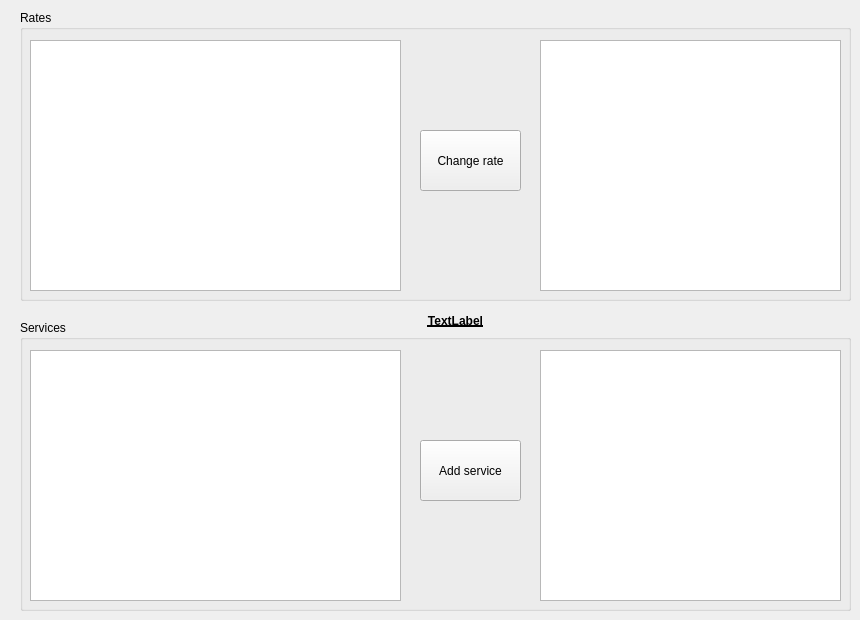
<?xml version="1.0" encoding="UTF-8"?>
<ui version="4.0">
 <class>RateServiceChangeView</class>
 <widget class="QWidget" name="RateServiceChangeView">
  <property name="geometry">
   <rect>
    <x>0</x>
    <y>0</y>
    <width>860</width>
    <height>620</height>
   </rect>
  </property>
  <property name="windowTitle">
   <string>Form</string>
  </property>
  <widget class="QGroupBox" name="groupBox">
   <property name="geometry">
    <rect>
     <x>20</x>
     <y>10</y>
     <width>831</width>
     <height>291</height>
    </rect>
   </property>
   <property name="title">
    <string>Rates</string>
   </property>
   <widget class="QListWidget" name="lwRates">
    <property name="geometry">
     <rect>
      <x>10</x>
      <y>30</y>
      <width>371</width>
      <height>251</height>
     </rect>
    </property>
   </widget>
   <widget class="QTextBrowser" name="tbRateInfo">
    <property name="geometry">
     <rect>
      <x>520</x>
      <y>30</y>
      <width>301</width>
      <height>251</height>
     </rect>
    </property>
   </widget>
   <widget class="QPushButton" name="btnChangeRate">
    <property name="geometry">
     <rect>
      <x>400</x>
      <y>120</y>
      <width>101</width>
      <height>61</height>
     </rect>
    </property>
    <property name="text">
     <string>Change rate</string>
    </property>
   </widget>
  </widget>
  <widget class="QGroupBox" name="groupBox_2">
   <property name="geometry">
    <rect>
     <x>20</x>
     <y>320</y>
     <width>831</width>
     <height>291</height>
    </rect>
   </property>
   <property name="title">
    <string>Services</string>
   </property>
   <widget class="QListWidget" name="lwServices">
    <property name="geometry">
     <rect>
      <x>10</x>
      <y>30</y>
      <width>371</width>
      <height>251</height>
     </rect>
    </property>
   </widget>
   <widget class="QTextBrowser" name="tbServiceInfo">
    <property name="geometry">
     <rect>
      <x>520</x>
      <y>30</y>
      <width>301</width>
      <height>251</height>
     </rect>
    </property>
   </widget>
   <widget class="QPushButton" name="btnChangeService">
    <property name="geometry">
     <rect>
      <x>400</x>
      <y>120</y>
      <width>101</width>
      <height>61</height>
     </rect>
    </property>
    <property name="text">
     <string>Add service</string>
    </property>
   </widget>
  </widget>
  <widget class="QLabel" name="lbResponse">
   <property name="geometry">
    <rect>
     <x>140</x>
     <y>300</y>
     <width>631</width>
     <height>41</height>
    </rect>
   </property>
   <property name="font">
    <font>
     <weight>75</weight>
     <bold>true</bold>
     <underline>true</underline>
    </font>
   </property>
   <property name="text">
    <string>TextLabel</string>
   </property>
   <property name="alignment">
    <set>Qt::AlignCenter</set>
   </property>
  </widget>
 </widget>
 <resources/>
 <connections/>
</ui>
